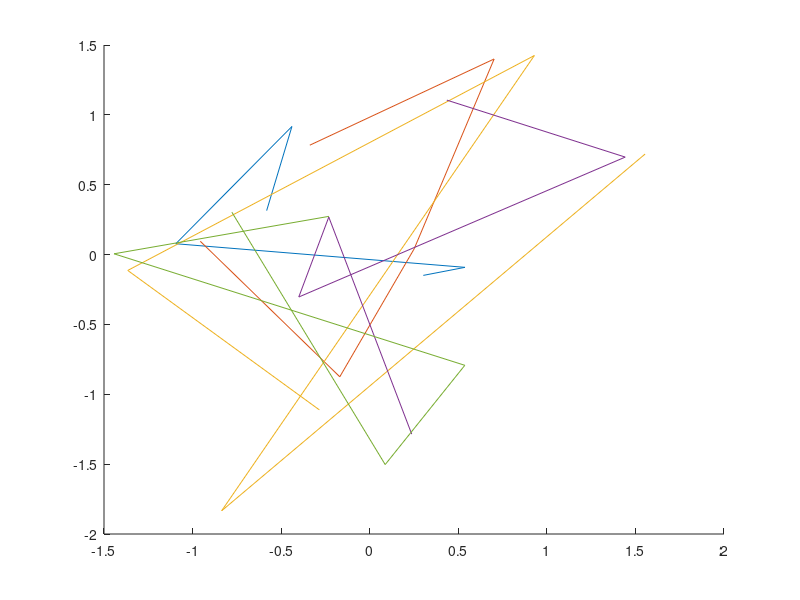

Recreate this plot in MATLAB.
function doc_hggroup
% Use Save As in the File menu to create 
% an editable version of this M-file
%
% Hggroup example

% Copyright 2003-2004 The MathWorks, Inc.

hg = hggroup('ButtonDownFcn',@set_lines);
hl  = line(randn(5),randn(5),'HitTest','off','Parent',hg);

function set_lines(cb,eventdata)
hl = get(cb,'Children');% cb is handle of hggroup object
lw = get(hl,'LineWidth');% get current line widths
set(hl,{'LineWidth'},num2cell([lw{:}]+1,[5,1])')
